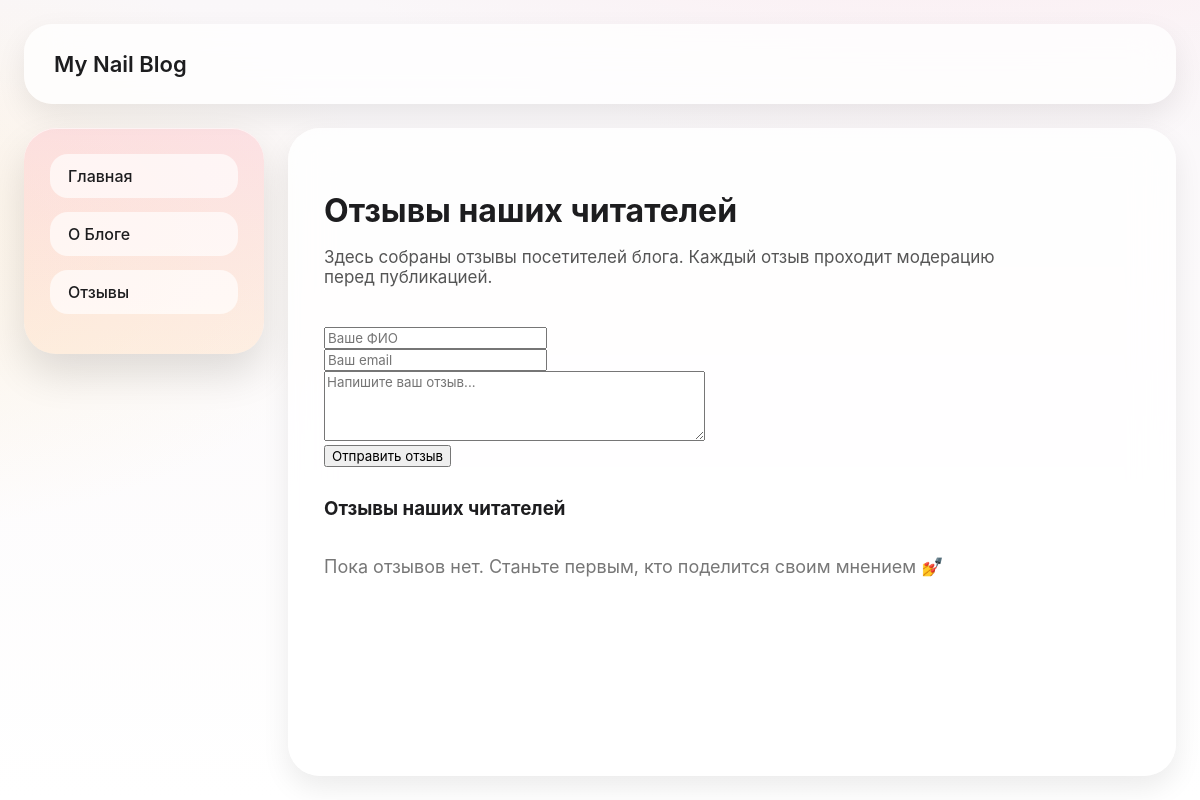
The page /reviews/ on the database as committed earlier.
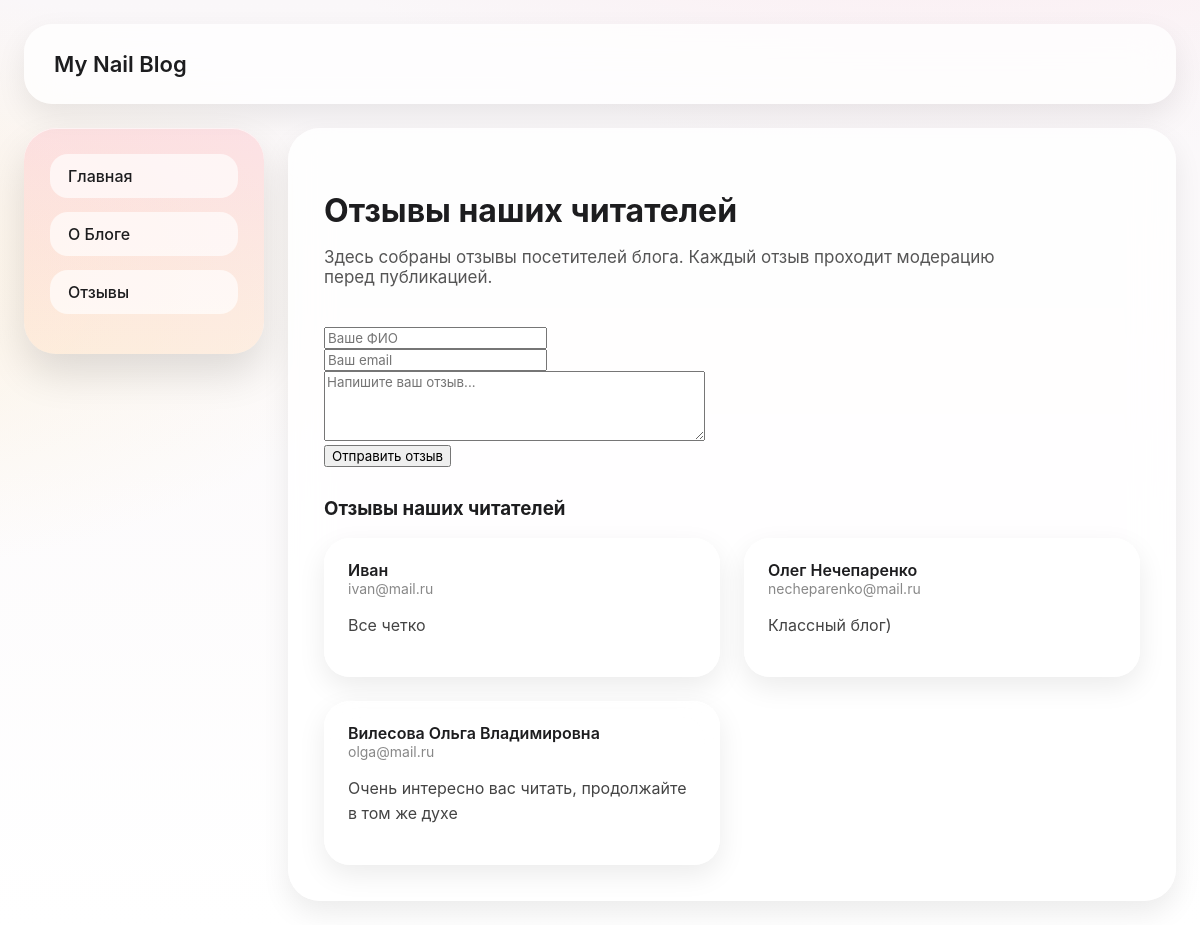
The same page on the database as committed later.
### reviewBook/models.py (models this page shows, shortened)
class Review(models.Model):
    full_name = models.CharField(
        max_length=255,
        verbose_name="ФИО"
    )
    email = models.EmailField(
        verbose_name="Email"
    )
    text = models.TextField(
        verbose_name="Текст отзыва"
    )
    is_checked = models.BooleanField(
        default=False,
        verbose_name="Проверено"
    )
    created_at = models.DateTimeField(
        auto_now_add=True,
        verbose_name="Дата создания"
    )
    class Meta:
        ordering = ['-created_at']

### reviewBook/views.py (the view)
# urls.py: path('', reviewsPage, name='reviews'),
def reviewsPage(request):
    reviews = Review.objects.all()
    if request.method == 'POST':
        form = ReviewForm(request.POST)
        if form.is_valid():
            form.save()
            return redirect('reviews')
    else:
        form = ReviewForm()
    data = {"menu": MENU, "title": "Отзывы", "reviews": reviews, 'form': form}
    return render(request, 'reviews.html', data)

### reviewBook/forms.py
class ReviewForm(forms.ModelForm):
    class Meta:
        model = Review
        fields = ['full_name', 'email', 'text']
        widgets = {
            'full_name': forms.TextInput(attrs={
                'placeholder': 'Ваше ФИО'
            }),
            'email': forms.EmailInput(attrs={
                'placeholder': 'Ваш email'
            }),
            'text': forms.Textarea(attrs={
                'placeholder': 'Напишите ваш отзыв...',
                'rows': 4
            }),
        }

### templates/reviews.html (shortened to what this page needs)
{% extends 'base.html' %}
{% load static %}
{% block page_css %}
<link rel="stylesheet" href="{% static 'css/reviews.css' %}">
{% endblock %}
{% block content %}
<h2 class="page-title">Отзывы наших читателей</h2>
<p class="page-subtitle">
    Здесь собраны отзывы посетителей блога.
    Каждый отзыв проходит модерацию перед публикацией.
</p>
<div class="review-form">
    <form method="post">
        <div class="form-field">
            {{ form.full_name }}
        </div>
        <div class="form-field">
            {{ form.email }}
        </div>
        <div class="form-field">
            {{ form.text }}
        </div>
        <button type="submit" class="btn">
            Отправить отзыв
        </button>
    </form>
</div>
<h3>Отзывы наших читателей</h3>
<div class="reviews-list">
    {% for review in reviews %}
        {% if review.is_checked %}
        <div class="review-card">
            <div class="review-header">
                <span class="review-name">{{ review.full_name }}</span>
                <span class="review-email">{{ review.email }}</span>
            </div>
            <div class="review-text">
                {{ review.text|linebreaks }}
            </div>
        </div>
        {% endif %}
    {% empty %}
        <p class="no-reviews">
            Пока отзывов нет. Станьте первым, кто поделится своим мнением 💅
        </p>
    {% endfor %}
</div>
{% endblock %}

### templates/base.html (shortened to what this page needs)
{% load static %}
<!DOCTYPE html>
<html lang="ru">
<head>
    <link rel="stylesheet" href="{% static 'css/base.css' %}">
    {% block page_css %}{% endblock %}
</head>
<body>
<div class="container">
    <header class="header">
        <span class="site-name">My Nail Blog</span>
    </header>
    <aside class="sidebar">
        <ul class="menu">
            {% for key, value in menu.items %}
                <li><a href="{{ value }}">{{ key }}</a></li>
            {% endfor %}
        </ul>
    </aside>
    <main class="content">
        {% block content %}{% endblock %}
    </main>
</div>
</body>
</html>

### static/css/base.css (style rules this page uses)
* { box-sizing: border-box; font-family: -apple-system, BlinkMacSystemFont, "Segoe UI", sans-serif; }
body { margin: 0; color: #1d1d1f; background: radial-gradient(1200px 600px at 80% -200px, #ffd1dc55, transparent 60%), radial-gradient(1000px 500px at -200px 30%, #ffe5b455, transparent 60%), linear-gradient(180deg, #faf7f9, #ffffff); }
.container { min-height: 100vh; display: grid; grid-template-areas: "header header" "sidebar content"; grid-template-columns: 240px 1fr; grid-template-rows: 80px 1fr; gap: 24px; padding: 24px; }
.header { grid-area: header; display: flex; align-items: center; padding: 0 30px; border-radius: 28px; background: rgba(255,255,255,0.75); backdrop-filter: blur(20px); box-shadow: 0 12px 30px rgba(0,0,0,0.08); }
.site-name { font-size: 22px; font-weight: 600; }
.sidebar { grid-area: sidebar; padding: 26px; border-radius: 32px; background: linear-gradient( 180deg, rgba(255,182,193,0.35), rgba(255,218,185,0.35) ); box-shadow: 0 20px 40px rgba(0,0,0,0.12), inset 0 1px 0 rgba(255,255,255,0.6); position: sticky; top: 24px; height: fit-content; }
.menu { list-style: none; padding: 0; margin: 0; }
.menu li { margin-bottom: 14px; }
.menu a { display: block; padding: 12px 18px; border-radius: 18px; text-decoration: none; font-weight: 500; color: #1d1d1f; background: rgba(255,255,255,0.65); transition: all 0.25s ease; }
.content { grid-area: content; padding: 36px; border-radius: 32px; background: rgba(255,255,255,0.8); backdrop-filter: blur(20px); box-shadow: 0 12px 28px rgba(0,0,0,0.08); }

### static/css/reviews.css (style rules this page uses)
.page-title { font-size: 32px; margin-bottom: 10px; }
.page-subtitle { font-size: 17px; color: #555; margin-bottom: 40px; max-width: 700px; }
.reviews-list { display: grid; grid-template-columns: repeat(auto-fit, minmax(280px, 1fr)); gap: 24px; }
.review-card { padding: 22px 24px; border-radius: 26px; background: rgba(255, 255, 255, 0.85); backdrop-filter: blur(18px); box-shadow: 0 10px 28px rgba(0,0,0,0.08), inset 0 1px 0 rgba(255,255,255,0.6); transition: transform 0.3s ease, box-shadow 0.3s ease; }
.review-header { display: flex; flex-direction: column; margin-bottom: 14px; }
.review-name { font-size: 16px; font-weight: 600; }
.review-email { font-size: 14px; color: #888; }
.review-text { font-size: 16px; line-height: 1.6; color: #444; }
form { margin: 30px 0; }

Rows that differ between the two databases and show on the page:
added Review: full_name "Иван", email "ivan@mail.ru", text "Все четко"
added Review: full_name "Олег Нечепаренко", email "necheparenko@mail.ru", text "Классный блог)"
added Review: full_name "Вилесова Ольга Владимировна", email "olga@mail.ru", text "Очень интересно вас читать, продолжайте в том же духе"
Other text that changed with them:
text no longer shown: "Пока отзывов нет. Станьте первым, кто поделится своим мнением 💅"
